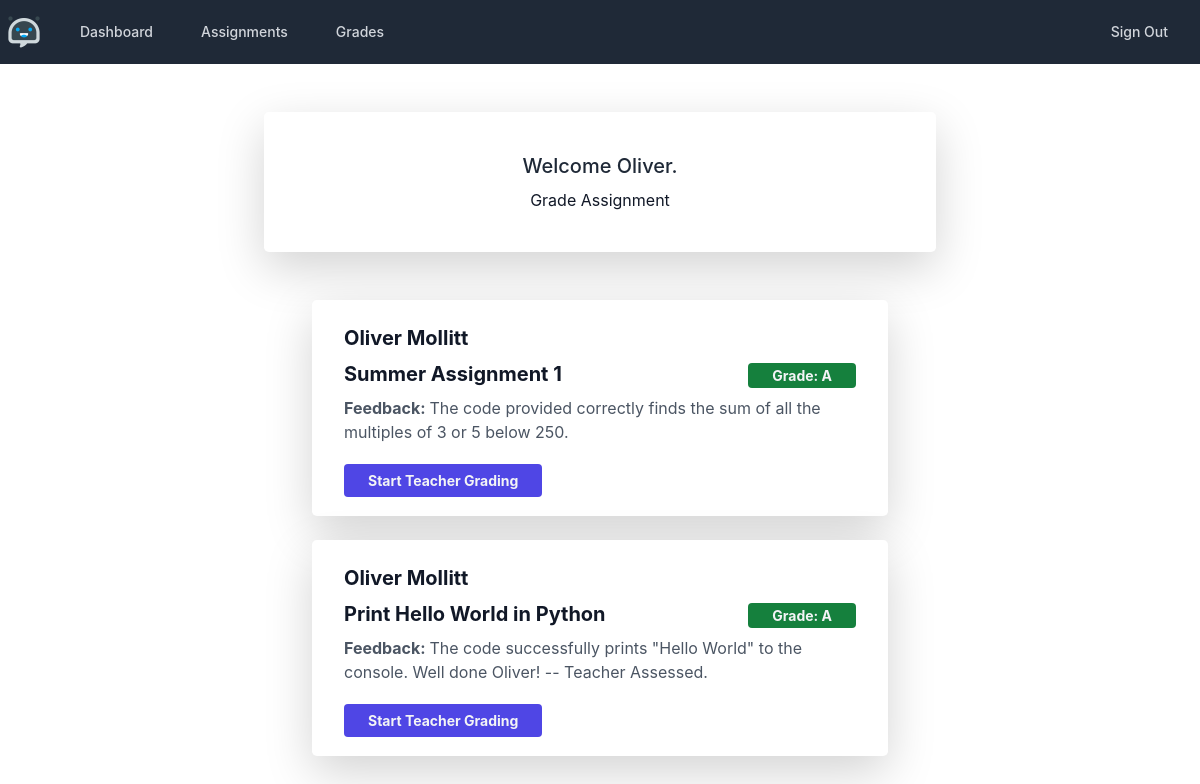
Screenshot of /grade_assignment (signed in) with the database file from the repository.
### models.py (models this page shows, shortened)
class User(db.Model, UserMixin):
    __tablename__ = 'users'
    __table_args__ = {'extend_existing': True}
    id = db.Column(db.Integer, primary_key=True)
    email = db.Column(db.String(100), nullable=False, unique=True)
    password = db.Column(db.String(15), nullable=False)
    firstname = db.Column(db.String(40), nullable=False)
    lastname = db.Column(db.String(40), nullable=False)
    role = db.Column(db.String(30), nullable=False, default='student')
    registered_on = db.Column(db.DateTime, nullable=False)
    current_login = db.Column(db.DateTime, nullable=True)
    last_login = db.Column(db.DateTime, nullable=True)
    postkey = db.Column(db.BLOB, nullable=False)

class Assignment(db.Model):
    __tablename__ = 'assignments'
    __table_args__ = {'extend_existing': True}
    assignment_id = db.Column(db.Integer, primary_key=True)
    name = db.Column(db.String(100), nullable=False)
    description = db.Column(db.String(500), nullable=False)
    set_by = db.Column(db.String(50), nullable=False)
    created_on = db.Column(db.DateTime, nullable=False)
    due_date = db.Column(db.String(10), nullable=False)

class Grade(db.Model):
    __tablename__ = 'grades'
    __table_args__ = {'extend_existing': True}
    assignment_id = db.Column(db.Integer, db.ForeignKey(Assignment.assignment_id), nullable=False)
    student_id = db.Column(db.Integer, db.ForeignKey(User.id), nullable=False)
    grade = db.Column(db.String(1), nullable=True, default='N')
    correct = db.Column(db.Boolean, nullable=False, default=False)
    feedback = db.Column(db.String(2000), nullable=False, default='No Feedback Provided. Default.')
    next_steps = db.Column(db.String(2000), nullable=False, default='No Next Steps Provided. Default.')
    code_submission = db.Column(db.String(2000), nullable=False, default='No Code Provided. Default.')
    grade_id = db.Column(db.Integer, primary_key=True)

### grades/views.py (the view)
@grades_blueprint.route('/grade_assignment', methods=['GET', 'POST'])
def grade_assignment():
    all_grades = Grade.query.all()
    all_assignments = Assignment.query.all()
    all_students = User.query.all()
    if len(all_grades) != 0:
        return render_template('grades/grade_assignment.html',
                               grades=all_grades,
                               assignments=all_assignments,
                               students=all_students,
                               name=current_user.firstname)
    else:
        flash('No grades to review.')
    return render_template('grades/grade_assignment.html',
                           name=current_user.firstname)

### app.py (called while the page is built)
@login_manager.user_loader
def load_user(user_id):
    return User.query.get(int(user_id))

### templates/grades/grade_assignment.html (shortened to what this page needs)
<!DOCTYPE html>
<html lang="en">
<head>
</head>
<body>
{% extends 'base.html' %}
{% block content %}
<div class="w-full max-w-2xl mx-auto mt-5 overflow-hidden bg-white rounded-lg shadow-lg">
    <div class="px-6 py-4">
        <h3 class="mt-3 text-xl font-medium text-center text-gray-800">Welcome {{ name }}.</h3>
        <p class="mt-1 text-center text-gray-900">Grade Assignment</p>
    </div>
</div>
<div class="w-full max-w-xl mx-auto mt-5">
    {% if grades %}
        {% for grade in grades %}
        {% for assignment in assignments %}
        {% for student in students %}
            {% if assignment.assignment_id == grade.assignment_id %}
            {% if student.id == grade.student_id %}
                <div class="max-w-2xl px-8 py-4 my-4 bg-white rounded-lg shadow-lg">
                    <div class="mb-2">
                                <span class="text-xl font-bold text-gray-900" tabindex="0" role="link">
                                    {{ student.firstname }} {{ student.lastname }}
                                </span>
                        </div>
                    <div class="flex items-center justify-between">
                        <span class="text-xl font-bold text-gray-900" tabindex="0" role="link">
                                    {{ assignment.name }}
                                </span>
                        <span class="text-xl font-bold text-gray-700">
                    {% if grade.grade == "U" or grade.grade == "F" or grade.grade == "E" %}
                        <span class="px-4 py-1 text-sm font-bold text-gray-100 bg-red-700 rounded">Grade: {{ grade.grade }}</span>
                    {% elif grade.grade == "C" or grade.grade == "D" %}
                        <span class="px-4 py-1 text-sm font-bold text-gray-100 bg-yellow-600 rounded">Grade: {{ grade.grade }}</span>
                    {% else %}
                        <span class="px-4 py-1 text-sm font-bold text-gray-100 bg-green-700 rounded">Grade: {{ grade.grade }}</span>
                    {% endif %}
                </span>
                    </div>
                    <div class="mt-2">
                        <p class="mt-2 text-gray-600">
                            <b>Feedback: </b>{{ grade.feedback }}
                        </p>
                    </div>
                    <div class="flex items-center justify-between mt-4">
                        <form method="POST">
                            <a href="{{ url_for('grades.start_grade', id=grade.grade_id) }}"
                               class="px-4 py-2 text-sm font-bold text-gray-100 bg-indigo-600 hover:text-gray-100 rounded"
                               tabindex="0" role="button">
                                Start Teacher Grading
                            </a>
                        </form>
                    </div>
                </div>
            {% endif %}
    {% endif %}
            {% endfor %}
    {% endfor %}
    {% endfor %}
    {% endif %}
</div>
{% endblock %}

### rows the page displays
User: firstname "Oliver", lastname "Mollitt"
Grade: grade "A", feedback "The code provided correctly finds the sum of all the multiples of 3 or 5 below 250."
Assignment: name "Summer Assignment 1"
Grade: grade "A", feedback "The code successfully prints \"Hello World\" to the console. Well done Oliver! -- Teacher Assessed."
Assignment: name "Print Hello World in Python"
